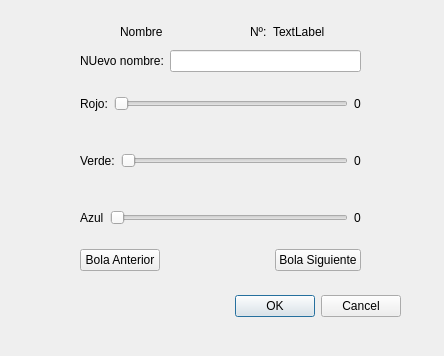
<?xml version="1.0" encoding="UTF-8"?>
<ui version="4.0">
 <class>DDetalleBola</class>
 <widget class="QDialog" name="DDetalleBola">
  <property name="geometry">
   <rect>
    <x>0</x>
    <y>0</y>
    <width>444</width>
    <height>356</height>
   </rect>
  </property>
  <property name="windowTitle">
   <string>Dialog</string>
  </property>
  <widget class="QDialogButtonBox" name="buttonBox">
   <property name="geometry">
    <rect>
     <x>60</x>
     <y>290</y>
     <width>341</width>
     <height>32</height>
    </rect>
   </property>
   <property name="orientation">
    <enum>Qt::Horizontal</enum>
   </property>
   <property name="standardButtons">
    <set>QDialogButtonBox::Cancel|QDialogButtonBox::Ok</set>
   </property>
  </widget>
  <widget class="QWidget" name="layoutWidget">
   <property name="geometry">
    <rect>
     <x>80</x>
     <y>50</y>
     <width>281</width>
     <height>221</height>
    </rect>
   </property>
   <layout class="QVBoxLayout" name="verticalLayout_2">
    <item>
     <layout class="QHBoxLayout" name="horizontalLayout">
      <item>
       <widget class="QLabel" name="label">
        <property name="text">
         <string>NUevo nombre:</string>
        </property>
       </widget>
      </item>
      <item>
       <widget class="QLineEdit" name="leNuevoNombre"/>
      </item>
     </layout>
    </item>
    <item>
     <layout class="QVBoxLayout" name="verticalLayout">
      <item>
       <layout class="QHBoxLayout" name="horizontalLayout_2">
        <item>
         <widget class="QLabel" name="label_2">
          <property name="text">
           <string>Rojo:</string>
          </property>
         </widget>
        </item>
        <item>
         <widget class="QSlider" name="slRojo">
          <property name="orientation">
           <enum>Qt::Horizontal</enum>
          </property>
         </widget>
        </item>
        <item>
         <widget class="QLabel" name="lblIntRojo">
          <property name="text">
           <string>0</string>
          </property>
         </widget>
        </item>
       </layout>
      </item>
      <item>
       <layout class="QHBoxLayout" name="horizontalLayout_3">
        <item>
         <widget class="QLabel" name="label_3">
          <property name="text">
           <string>Verde:</string>
          </property>
         </widget>
        </item>
        <item>
         <widget class="QSlider" name="slVerde">
          <property name="orientation">
           <enum>Qt::Horizontal</enum>
          </property>
         </widget>
        </item>
        <item>
         <widget class="QLabel" name="lblIntVerde">
          <property name="text">
           <string>0</string>
          </property>
         </widget>
        </item>
       </layout>
      </item>
      <item>
       <layout class="QHBoxLayout" name="horizontalLayout_4">
        <item>
         <widget class="QLabel" name="label_4">
          <property name="text">
           <string>Azul</string>
          </property>
         </widget>
        </item>
        <item>
         <widget class="QSlider" name="slAzul">
          <property name="orientation">
           <enum>Qt::Horizontal</enum>
          </property>
         </widget>
        </item>
        <item>
         <widget class="QLabel" name="lblIntAzul">
          <property name="text">
           <string>0</string>
          </property>
         </widget>
        </item>
       </layout>
      </item>
     </layout>
    </item>
    <item>
     <layout class="QHBoxLayout" name="horizontalLayout_5">
      <item>
       <widget class="QPushButton" name="btnAnterior">
        <property name="text">
         <string>Bola Anterior</string>
        </property>
       </widget>
      </item>
      <item>
       <spacer name="horizontalSpacer_2">
        <property name="orientation">
         <enum>Qt::Horizontal</enum>
        </property>
        <property name="sizeHint" stdset="0">
         <size>
          <width>40</width>
          <height>20</height>
         </size>
        </property>
       </spacer>
      </item>
      <item>
       <widget class="QPushButton" name="btnSiguiente">
        <property name="text">
         <string>Bola Siguiente</string>
        </property>
       </widget>
      </item>
     </layout>
    </item>
   </layout>
  </widget>
  <widget class="QWidget" name="layoutWidget">
   <property name="geometry">
    <rect>
     <x>120</x>
     <y>20</y>
     <width>205</width>
     <height>23</height>
    </rect>
   </property>
   <layout class="QHBoxLayout" name="horizontalLayout_7">
    <item>
     <widget class="QLabel" name="lblNombreBola">
      <property name="text">
       <string>Nombre</string>
      </property>
     </widget>
    </item>
    <item>
     <spacer name="horizontalSpacer">
      <property name="orientation">
       <enum>Qt::Horizontal</enum>
      </property>
      <property name="sizeHint" stdset="0">
       <size>
        <width>40</width>
        <height>20</height>
       </size>
      </property>
     </spacer>
    </item>
    <item>
     <layout class="QHBoxLayout" name="horizontalLayout_6">
      <item>
       <widget class="QLabel" name="label_5">
        <property name="text">
         <string>Nº:</string>
        </property>
       </widget>
      </item>
      <item>
       <widget class="QLabel" name="lblNumBola">
        <property name="text">
         <string>TextLabel</string>
        </property>
       </widget>
      </item>
     </layout>
    </item>
   </layout>
  </widget>
 </widget>
 <resources/>
 <connections>
  <connection>
   <sender>buttonBox</sender>
   <signal>accepted()</signal>
   <receiver>DDetalleBola</receiver>
   <slot>accept()</slot>
   <hints>
    <hint type="sourcelabel">
     <x>248</x>
     <y>254</y>
    </hint>
    <hint type="destinationlabel">
     <x>157</x>
     <y>274</y>
    </hint>
   </hints>
  </connection>
  <connection>
   <sender>buttonBox</sender>
   <signal>rejected()</signal>
   <receiver>DDetalleBola</receiver>
   <slot>reject()</slot>
   <hints>
    <hint type="sourcelabel">
     <x>316</x>
     <y>260</y>
    </hint>
    <hint type="destinationlabel">
     <x>286</x>
     <y>274</y>
    </hint>
   </hints>
  </connection>
 </connections>
</ui>
